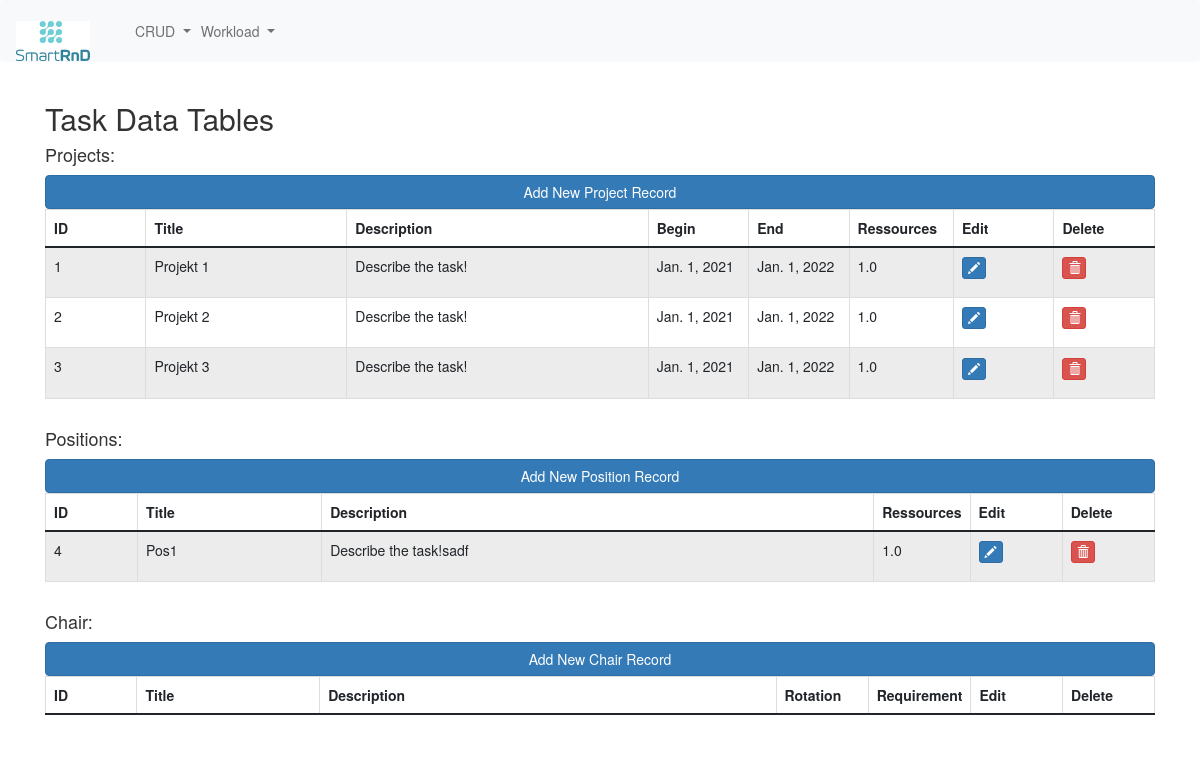
/tasks/, run on the app's committed database.
### erpapp/models.py (models this page shows, shortened)
class Task(models.Model):
    title = models.CharField('Title', max_length=50, default='Title')
    description = models.CharField('Description', max_length=2400, default='Describe the task!')
    assigned_employees_on_month = models.ManyToManyField(Employee, through='AssignmentPerMonth')
    class Meta:
        db_table = "task"

class Project(Task):
    ressources = models.FloatField('Ressources')
    begin = models.DateField('Project Start')
    end = models.DateField('Project End')
    class Meta:
        db_table = "project"

class Task(models.Model):
    title = models.CharField('Title', max_length=50, default='Title')
    description = models.CharField('Description', max_length=2400, default='Describe the task!')
    assigned_employees_on_month = models.ManyToManyField(Employee, through='AssignmentPerMonth')
    class Meta:
        db_table = "task"

class Position(Task):
    ressources = models.FloatField('Ressources')
    class Meta:
        db_table = "position"

### erpapp/views.py (the view)
# urls.py: path('tasks/', views.task),
def task(request):
    projects = Project.objects.all()
    positions = Position.objects.all()
    chairs = Chair.objects.all()
    context = {
        'projects': projects,
        'positions': positions,
        'chairs': chairs
    }
    return render(request, 'tasks.html', context)

### erpapp/Templates/tasks.html (shortened to what this page needs)
{% extends "base.html" %}
{% block content %}
<div class="col-md-12">
    <h2>Task Data Tables</h2>
    <h4>Projects:</h4>
    <span><a href="/add_new_proj" class="btn btn-primary btn-block">Add New Project Record</a></span>
    <div class="table-responsive">
        <table id="projectdatatable" class="table table-striped table-bordered" width="100%">
            <thead>
            <tr>
                <th class="col-sm-1">ID</th>
                <th class="col-sm-2">Title</th>
                <th class="col-sm-3">Description</th>
                <th class="col-sm-1">Begin</th>
                <th class="col-sm-1">End</th>
                <th class="col-sm-1">Ressources</th>
                <th class="col-sm-1">Edit</th>
                <th class="col-sm-1">Delete</th>
            </tr>
            </thead>
            <tbody>
            {% for project in projects %}
            <tr>
                <td>{{ project.id }}</td>
                <td>{{ project.title }}</td>
                <td>{{ project.description }}</td>
                <td>{{ project.begin }}</td>
                <td>{{ project.end }}</td>
                <td>{{ project.ressources }}</td>
                <td><p data-placement="top" data-toggle="tooltip" title="Edit"><a href="/edit_proj/{{ project.id }}"
                                                                                  class="btn btn-primary btn-xs"
                                                                                  data-title="Edit"
                                                                                  data-toggle="confirmation"
                                                                                  data-target="#edit"><span
                        class="glyphicon glyphicon-pencil"></span></a></p></td>
                <td><p data-placement="top" data-toggle="tooltip" title="Delete"><a href="/delete_proj/{{ project.id }}"
                                                                                    class="btn btn-danger btn-xs"
                                                                                    data-title="Delete"
                                                                                    data-toggle="confirmation"
                                                                                    data-target="#delete"
                                                                                    onclick="return confirm_delete('{{ project.title }}')"><span
                        class="glyphicon glyphicon-trash"></span></a></p></td>
            </tr>
            {% endfor %}
            </tbody>
        </table>
    </div>
    <h4>Positions:</h4>
    <span><a href="/add_new_pos" class="btn btn-primary btn-block">Add New Position Record</a></span>
    <div class="table-responsive">
        <table id="positiondatatable" class="table table-striped table-bordered" width="100%">
            <thead>
            <tr>
                <th class="col-sm-1">ID</th>
                <th class="col-sm-2">Title</th>
                <th class="col-sm-6">Description</th>
                <th class="col-sm-1">Ressources</th>
                <th class="col-sm-1">Edit</th>
                <th class="col-sm-1">Delete</th>
            </tr>
            </thead>
            <tbody>
            {% for position in positions %}
            <tr>
                <td>{{ position.id }}</td>
                <td>{{ position.title }}</td>
                <td>{{ position.description }}</td>
                <td>{{ position.ressources }}</td>
                <td><p data-placement="top" data-toggle="tooltip" title="Edit"><a href="/edit_pos/{{ position.id }}"
                                                                                  class="btn btn-primary btn-xs"
                                                                                  data-title="Edit"
                                                                                  data-toggle="confirmation"
                                                                                  data-target="#edit"><span
                        class="glyphicon glyphicon-pencil"></span></a></p></td>
                <td><p data-placement="top" data-toggle="tooltip" title="Delete"><a href="/delete_pos/{{ position.id }}"
                                                                                    class="btn btn-danger btn-xs"
                                                                                    data-title="Delete"
                                                                                    data-toggle="confirmation"
                                                                                    data-target="#delete"
                                                                                    onclick="return confirm_delete('{{ position.title }}')"><span
                        class="glyphicon glyphicon-trash"></span></a></p></td>
            </tr>
            {% endfor %}
            </tbody>
        </table>
    </div>
    <h4>Chair:</h4>
    <span><a href="/add_new_chair" class="btn btn-primary btn-block">Add New Chair Record</a></span>
    <div class="table-responsive">
        <table id="chairdatatable" class="table table-striped table-bordered" width="100%">
            <thead>
            <tr>
                <th class="col-sm-1">ID</th>
                <th class="col-sm-2">Title</th>
                <th class="col-sm-5">Description</th>
                <th class="col-sm-1">Rotation</th>
                <th class="col-sm-1">Requirement</th>
                <th class="col-sm-1">Edit</th>
                <th class="col-sm-1">Delete</th>
            </tr>
            </thead>
        </table>
    </div>
</div>
{% endblock content %}

### data on the page
Project: id "1", title "Projekt 1", description "Describe the task!", begin "Jan. 1, 2021", end "Jan. 1, 2022", ressources "1.0"
Project: id "2", title "Projekt 2", description "Describe the task!", begin "Jan. 1, 2021", end "Jan. 1, 2022", ressources "1.0"
Project: id "3", title "Projekt 3", description "Describe the task!", begin "Jan. 1, 2021", end "Jan. 1, 2022", ressources "1.0"
Position: id "4", title "Pos1", description "Describe the task!sadf", ressources "1.0"
